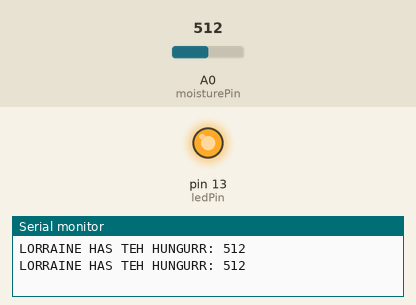
Bench run of a sketch on a simulated Arduino Uno, built with avr-gcc and run on an emulated ATmega328P. On the bench: output pins drawn as LEDs (lit = HIGH), the last lines printed to the serial monitor. Inputs (shaded band) come from the test bench; at power-on: A0 (moisturePin) = 512.

Above: at 2.8 s.
2.9 s: A0 (moisturePin) set to 683
5.6 s: A0 (moisturePin) set to 718
At 9.6 s:
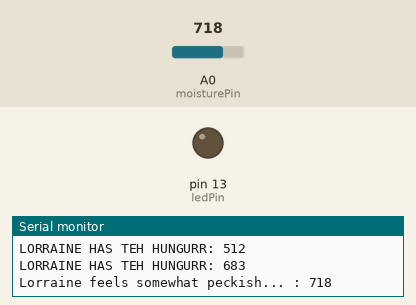
10.6 s: A0 (moisturePin) set to 900
At 13.1 s:
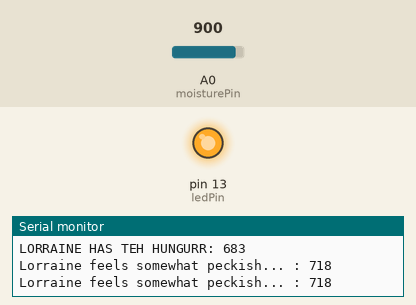
16.6 s: A0 (moisturePin) set to 884
At 20.3 s:
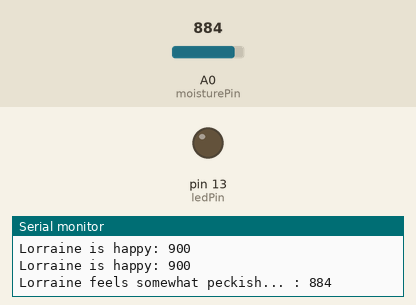
21.5 s: A0 (moisturePin) set to 910
At 22.6 s:
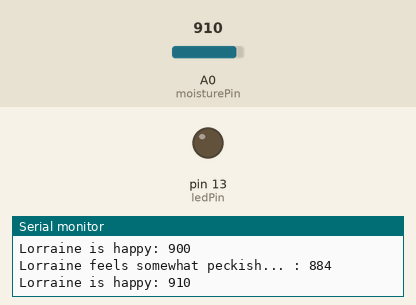
Timing chart, 0 to 24.5 s (numbered marks = the images above; inputs shaded):
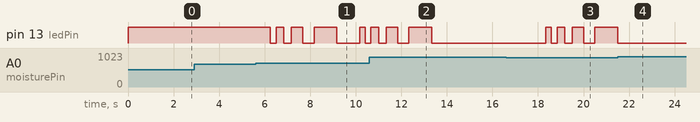

Measured:
- the behaviour switches between 700 and 701 on A0 (moisturePin) (found by bisection; images 0 and 1)
- the behaviour switches between 900 and 899 on A0 (moisturePin) (found by bisection; images 2 and 3)
- after the input at 5.6 s, pin 13 (ledPin): HIGH → LOW after 0.65 s, → HIGH 0.25 s later, → LOW 0.33 s later, → HIGH 0.33 s later, … (9 changes in this stretch)
- after the input at 10.6 s, pin 13 (ledPin): goes on until 13.3 s, then stays LOW
- after the input at 16.6 s, pin 13 (ledPin): goes HIGH 0.25 s, LOW 0.25 s, HIGH 0.33 s, LOW 0.33 s, HIGH 0.50 s, LOW 0.50 s, then HIGH, starting after 1.7 s
- after the input at 21.5 s, pin 13 (ledPin): goes on until 21.5 s, then stays LOW

The sketch:

moistureSensor.ino
```cpp
int ledPin = 13;
int moisturePin = A0;
int timestep = 2000;
float moistureLevel = 0.0;

void setup() {
    pinMode(ledPin, OUTPUT);
    pinMode(moisturePin, INPUT);
    Serial.begin(9600);
}

void printToSerial(char *str)
{
    Serial.print(str);
    Serial.print((int) moistureLevel);
    Serial.print("\n");
}

void flashLed()
{
    for (int i = 4; i > 0; i--) {
        digitalWrite(ledPin, HIGH);
        delay(timestep / (i * 2));
        digitalWrite(ledPin, LOW);
        delay(timestep / (i * 2));
    }
}

void loop() {
    moistureLevel = analogRead(moisturePin);

    if (moistureLevel < 900 && moistureLevel > 700) {
        printToSerial("Lorraine feels somewhat peckish... : ");
        flashLed();
    } else if (moistureLevel <= 700) {
        printToSerial("LORRAINE HAS TEH HUNGURR: ");
        digitalWrite(ledPin, HIGH);
        delay(timestep);
    } else {
        printToSerial("Lorraine is happy: ");
        digitalWrite(ledPin, LOW);
        delay(timestep);
    }
}
```
